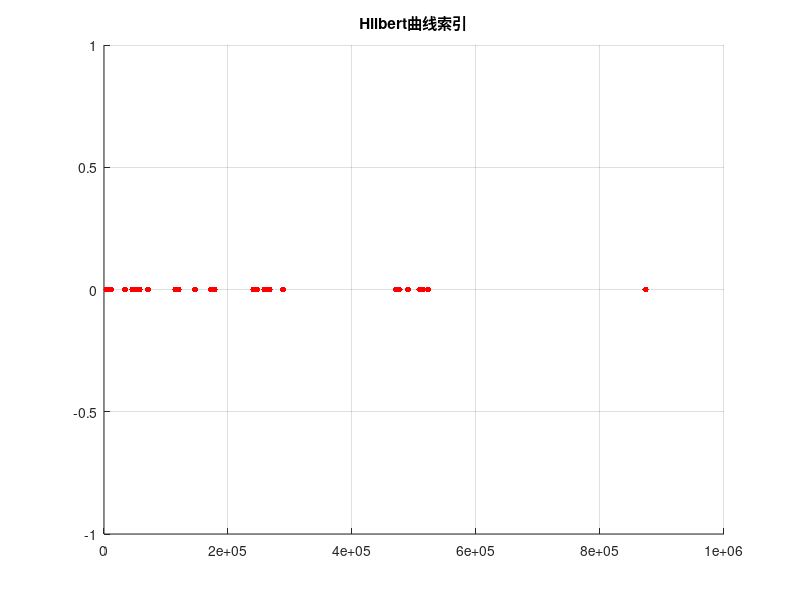
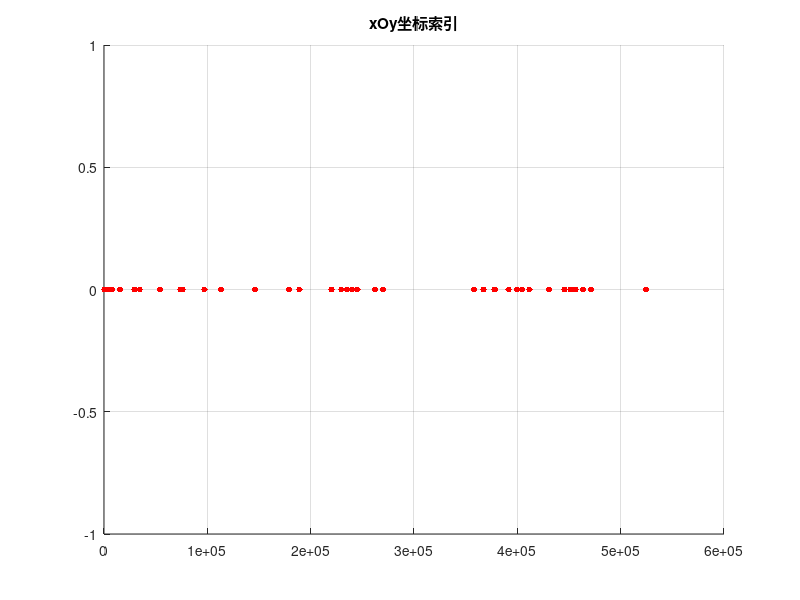

These figures' MATLAB source, in order:
%%
%2021年2月1日随机抽样所得坐标点
hilbert=[241665,262373,240751,267221,240832,240817,246533,246435,258707,3954,8305,8033,11176,9485,33618,57182,57351,51209,288813,51083,45483,50642,70717,70807,120461,146939,490605,476365,114884,471233,471210,178316,513745,509177,509548,172278,172332,522814,176025,522771,172923,873734];
figure()
for i=1:1:42
    scatter(hilbert(i),0,200,'r','.')
    hold on;
end
grid on
set(gcf,'unit','centimeters','position',[3 5 10 5])
title("Hilbert曲线索引")
figure()
xoy=[321,3520,7300,7600,15295,15298,15412,29412,34487,54010,74071,76053,97113,113066,146142,179077,189062,220093,229614,235090,240161,245073,262097,270105,358133,367274,377658,377722,378240,391718,399719,404470,411630,430515,445535,451461,453471,456526,463506,463522,471458,524510];
for i=1:1:42
    scatter(xoy(i),0,200,'r','.')
    hold on;
end
grid on
set(gcf,'unit','centimeters','position',[3 5 10 5])
title("xOy坐标索引")